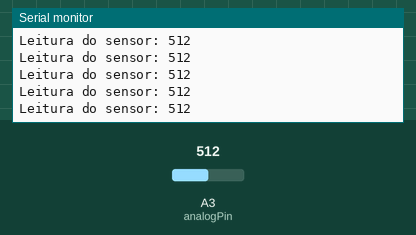
A sketch run on a simulated Arduino Uno, built with avr-gcc and run on an emulated ATmega328P. On the bench: the last lines printed to the serial monitor. The test bench sets the inputs (shaded band); at power-on: A3 (analogPin) = 512.

Above: at 1.2 s.
1.3 s: A3 (analogPin) set to 990
At 1.9 s:
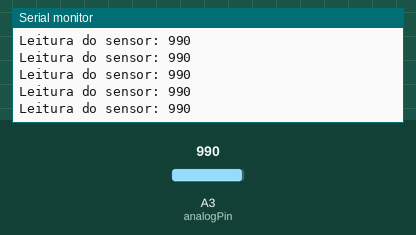
4.3 s: A3 (analogPin) set to 1014
At 5.4 s:
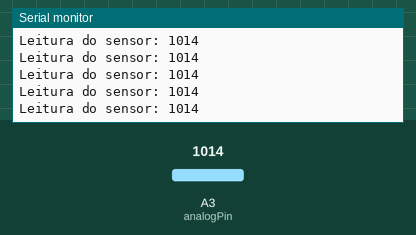
14.8 s: A3 (analogPin) set to 11
At 15.5 s:
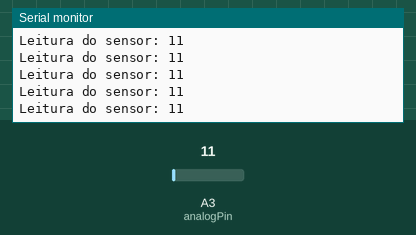
16.3 s: A3 (analogPin) set to 8
At 17.2 s:
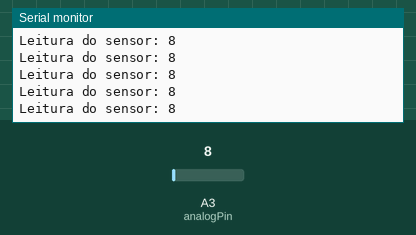
Timing chart, 0 to 19.3 s (numbered marks = the images above; inputs shaded):
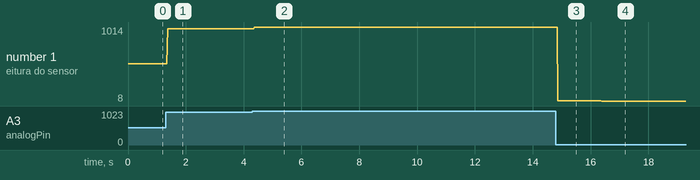

The sketch:

analog_sensor.ino
```cpp
#define analogPin A3

void setup() {
  Serial.begin(9600);
}

void loop() {
  int analogValue = analogRead(analogPin);

  Serial.print("Leitura do sensor: ");
  Serial.println(analogValue);

}
```

Measured:
- after the input at 1.3 s, the serial monitor: prints a new line after 0.07 s (image 1)
- after the input at 4.3 s, the serial monitor: prints a new line after 0.07 s (image 2)
- after the input at 14.8 s, the serial monitor: prints a new line after 0.07 s (image 3)
- after the input at 16.3 s, the serial monitor: prints a new line after 0.08 s (image 4)
- plotted number 1: 512 → 990 after the input at 1.3 s, 990 → 1014 after the input at 4.3 s, 1014 → 11 after the input at 14.8 s, 11 → 8 after the input at 16.3 s
